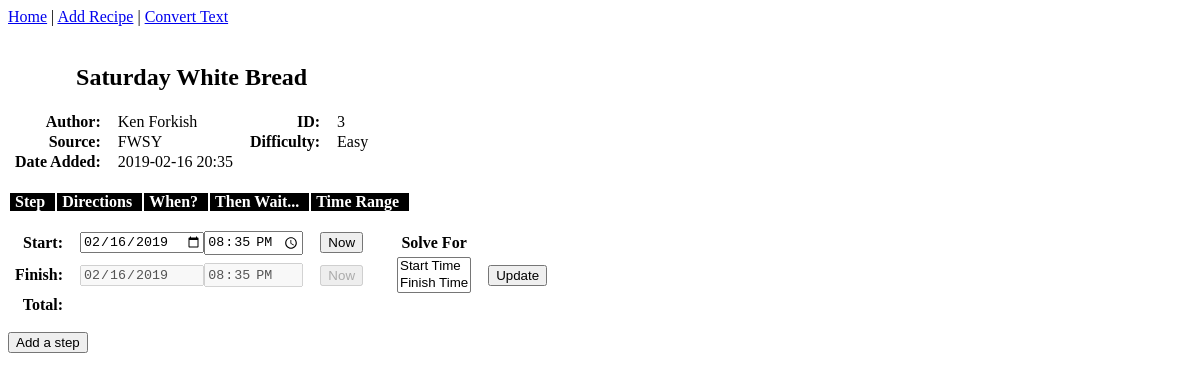
Before: /recipe?id=3 with the older database file.
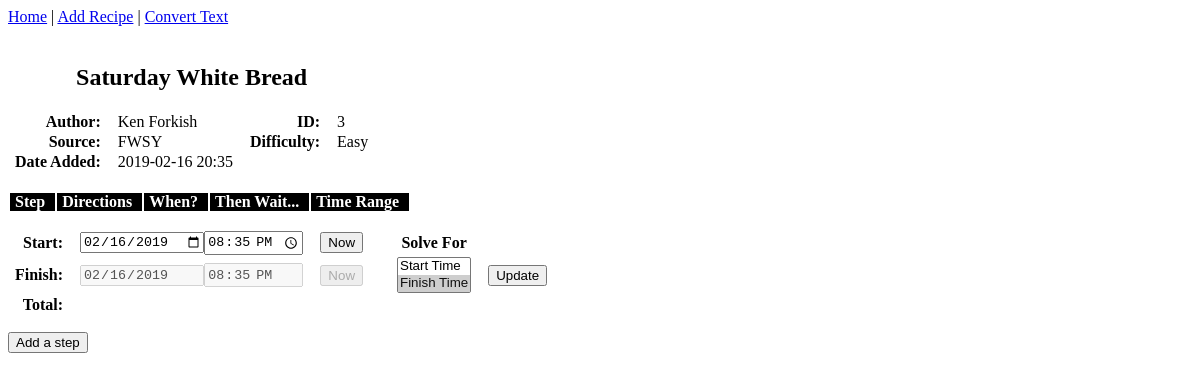
After: the same page with the newer database file.
### app/models.py (models this page shows, shortened)
class Recipe(db.Model):
    id = db.Column(db.Integer, primary_key=True)
    name = db.Column(db.String(64), index=True, unique=True, nullable=False)
    author = db.Column(db.String(64), index=True)
    source = db.Column(db.String(128), index=True)
    difficulty = db.Column(db.String(1), index=True)
    date_added = db.Column(db.DateTime, default=datetime.utcnow())
    start_time = db.Column(db.String(32), default=str(datetime.utcnow()))
    solve_for_start = db.Column(db.String(1), default=1)
    steps = db.relationship('Step', backref='recipe', lazy='dynamic')

### app/routes.py (the view)
@breadapp.route('/recipe', methods=['GET', 'POST'])
def add_step():
    sform = StepForm()
    recipe_id = request.args.get('id') or 1
    sform.recipe_id.data = recipe_id
    recipe = add_recipe_ui_fields(Recipe.query.filter_by(id=recipe_id).first())
    steps = set_when(Step.query.filter_by(recipe_id=recipe_id).order_by(Step.number).all(), recipe.start_time)
    twforms = create_tw_forms(steps)
    seform = create_start_finish_forms(recipe)
    if sform.validate_on_submit():
        then_wait = hms_to_seconds([sform.then_wait_h.data, sform.then_wait_m.data, sform.then_wait_s.data])
        sdata = Step(recipe_id=recipe_id, number=sform.number.data, text=sform.text.data,
                     then_wait=then_wait, wait_time_range=sform.wait_time_range.data)
        db.session.add(sdata)
        db.session.commit()
        return redirect(url_for('add_step') + '?id={}'.format(recipe_id))
    elif request.method == 'GET':  # pre-populate the form with the recipe info and any existing steps
        max_step = Step.query.filter_by(recipe_id=recipe_id).order_by(Step.number.desc()).first()
        if max_step is None:
            sform.number.data = 1
        else:
            sform.number.data = max_step.number + 1
    return render_template('add_step.html', title=recipe.name, recipe=recipe, steps=steps, sform=sform,
                           seform=seform, twforms=twforms)

### app/forms.py (shortened to what this page needs)
class StepForm(FlaskForm):
    recipe_id = IntegerField('Recipe ID')
    number = IntegerField('Step Number')
    text = TextAreaField('Directions', validators=[DataRequired(), Length(max=512)], render_kw={'autofocus': True})
    then_wait_h = IntegerField('Then Wait...', validators=[Optional(), NumberRange(min=0, max=999)], render_kw={'placeholder': 'h'})
    then_wait_m = IntegerField('Then Wait...', validators=[Optional(), NumberRange(min=0, max=999)], render_kw={'placeholder': 'm'})
    then_wait_s = IntegerField('Then Wait...', validators=[Optional(), NumberRange(min=0, max=999)], render_kw={'placeholder': 's'})
    wait_time_range = StringField('Time Range')
    submit = SubmitField('Add Step')

### app/routes.py (called while the page is built, shortened)
def set_when(steps, when):
    i = 0
    return steps

def difficulty_abbrev(abbrev, values):
    for v in values:
        if v.id == abbrev:
            return v.text
    return '--'

def dt_ui(dt):
    st = str(dt)
    return st[:st.find('.')-3]

def create_tw_forms(steps):
    twforms = []
    return twforms

### app/templates/add_step.html (shortened to what this page needs)
{% extends "start_finish.html" %}
{% block add_step %}
    <div id="ask_add_step">
        <p><button onclick="addStep()" id="ask_add_step_button">Add a step</button></p>
    </div>
{% endblock %}

### app/templates/start_finish.html
{% extends "steps.html" %}
{% block start_finish %}
    <div id="start_finish">
        <table id="start_finish_table">
            <tr id="summary_start_row">
                <th>Start:</th>
                <td>
                    <div id="start_time_controls">
                        <form action="" method="POST" id="form_start_time">
                            {{ seform.start_date }}{{ seform.start_time }}
                        </form>
                    </div>
                </td>
                <td><button onclick="startNow()" id="start_now">Now</button></td>
                <td></td>
                <td style="text-align:center;"><b>{{ seform.solve_for_start.label }}</b></td>
            </tr>
            <tr id="summary_finish_row">
                <th>Finish:</th>
                <td>
                    <div id="finish_time_controls">
                        <form action="" method="POST" id="form_finish_time">
                            {{ seform.finish_date }}{{ seform.finish_time }}
                        </form>
                    </div>
                </td>
                <td><button onclick="finishNow()" id="finish_now">Now</button></td>
                <td></td>
                <td>{{ seform.solve_for_start(size=2) }}</td>
                <td><button id="update" onclick="sfToggle()">Update</button></td>
            </tr>
            <tr id="total_time_row">
                <th>Total:</th>
                <td>{{ recipe.total_time_ui }}</td>
            </tr>
        </table>
    </div>
    {% block add_step %}
    {% endblock %}
{% endblock %}

### app/templates/recipe.html
{% extends "base.html" %}
{% block content %}
    <div id="recipe_display">
        <table id="single_recipe">
            <tr id="recipe_title_row">
                <td colspan="4"><h2>{{ recipe.name }}</h2></td>
            </tr>
            <tr id="recipe_row1">
                <th>Author:</th>
                <td>{{ recipe.author }}</td>
                <th>ID:</th>
                <td>{{ recipe.id }}</td>
            </tr>
            <tr id="recipe_row2">
                <th>Source:</th>
                <td>{{ recipe.source }}</td>
                <th>Difficulty:</th>
                <td>{{ recipe.difficulty_ui }}</td>
            </tr>
            <tr id="recipe_row3">
                <th>Date Added:</th>
                <td>{{ recipe.date_added_ui }}</td>
            </tr>
        </table>
        <br>
    </div>
    {% block steps_list %}
    {% endblock %}
{% endblock %}

Changed rows visible on the page:
changed Recipe "Saturday White Bread": solve_for_start "Start Time / Finish Time" → "Start Time / Finish Time ☑"
